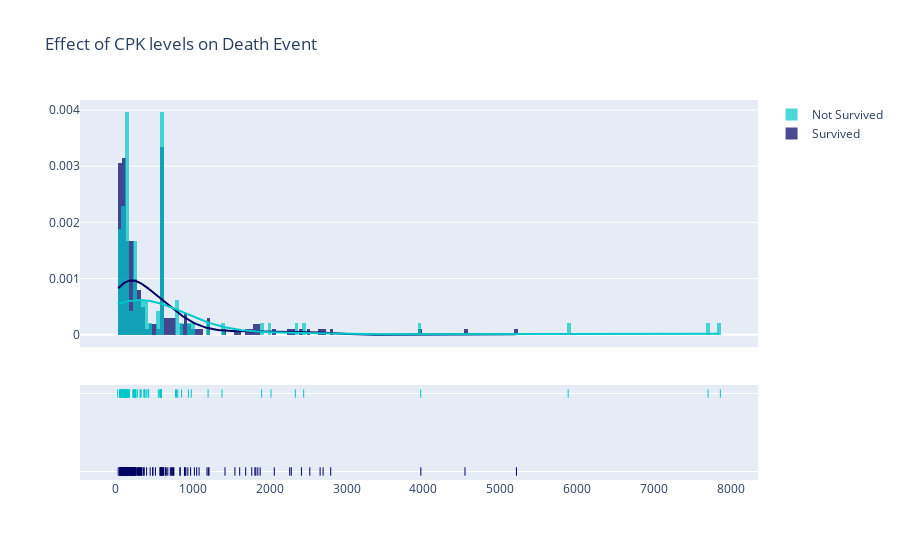

This figure's notebook cell:
### Code cell
cpk_survived = df[df["DEATH_EVENT"] == 0]["creatinine_phosphokinase"]
cpk_not_survived = df[df["DEATH_EVENT"] == 1]["creatinine_phosphokinase"]
hist_data = [cpk_survived, cpk_not_survived]
group_labels = ['Survived', 'Not Survived']

utils.constructDistPlot(hist_data = hist_data, 
                        group_labels = group_labels, 
                        title_text = "Effect of CPK levels on Death Event",
                        colors = ['rgb(0, 0, 100)', 'rgb(0, 200, 200)'])

### Figure 1 — Plotly figure (JSON) as saved in the notebook; plotly's stock layout.template omitted (floating-point values rounded to 4 significant figures; data arrays with more than 128 entries replaced by an {"elided": "..."} marker saying what was removed)
{"data": [{"autobinx": false, "histnorm": "probability density", "legendgroup": "Survived", "marker": {"color": "rgb(0, 0, 100)"}, "name": "Survived", "opacity": 0.7, "type": "histogram", "x": {"elided": "203 int values"}, "xaxis": "x", "xbins": {"end": 5209, "size": 50, "start": 30}, "yaxis": "y"}, {"autobinx": false, "histnorm": "probability density", "legendgroup": "Not Survived", "marker": {"color": "rgb(0, 200, 200)"}, "name": "Not Survived", "opacity": 0.7, "type": "histogram", "x": [582, 7861, 146, 111, 160, 47, 246, 315, 157, 123, 81, 231, 981, 168, 379, 149, 582, 125, 582, 128, 220, 582, 148, 112, 122, 60, 70, 582, 23, 249, 94, 582, 60, 855, 235, 582, 124, 571, 588, 582, 1380, 582, 553, 129, 577, 91, 3964, 69, 260, 371, 789, 364, 7702, 318, 582, 68, 250, 110, 161, 113, 5882, 582, 47, 76, 280, 154, 328, 129, 143, 582, 582, 168, 805, 943, 582, 233, 2334, 2442, 776, 66, 176, 395, 99, 145, 104, 582, 1896, 582, 418, 131, 427, 582, 166, 2017, 258, 1199], "xaxis": "x", "xbins": {"end": 7861, "size": 50, "start": 23}, "yaxis": "y"}, {"legendgroup": "Survived", "marker": {"color": "rgb(0, 0, 100)"}, "mode": "lines", "name": "Survived", "showlegend": false, "type": "scatter", "x": {"elided": "500 float values"}, "xaxis": "x", "y": {"elided": "500 float values"}, "yaxis": "y"}, {"legendgroup": "Not Survived", "marker": {"color": "rgb(0, 200, 200)"}, "mode": "lines", "name": "Not Survived", "showlegend": false, "type": "scatter", "x": {"elided": "500 float values"}, "xaxis": "x", "y": {"elided": "500 float values"}, "yaxis": "y"}, {"legendgroup": "Survived", "marker": {"color": "rgb(0, 0, 100)", "symbol": "line-ns-open"}, "mode": "markers", "name": "Survived", "showlegend": false, "type": "scatter", "x": {"elided": "203 int values"}, "xaxis": "x", "y": {"elided": "203 str values"}, "yaxis": "y2"}, {"legendgroup": "Not Survived", "marker": {"color": "rgb(0, 200, 200)", "symbol": "line-ns-open"}, "mode": "markers", "name": "Not Survived", "showlegend": false, "type": "scatter", "x": [582, 7861, 146, 111, 160, 47, 246, 315, 157, 123, 81, 231, 981, 168, 379, 149, 582, 125, 582, 128, 220, 582, 148, 112, 122, 60, 70, 582, 23, 249, 94, 582, 60, 855, 235, 582, 124, 571, 588, 582, 1380, 582, 553, 129, 577, 91, 3964, 69, 260, 371, 789, 364, 7702, 318, 582, 68, 250, 110, 161, 113, 5882, 582, 47, 76, 280, 154, 328, 129, 143, 582, 582, 168, 805, 943, 582, 233, 2334, 2442, 776, 66, 176, 395, 99, 145, 104, 582, 1896, 582, 418, 131, 427, 582, 166, 2017, 258, 1199], "xaxis": "x", "y": ["Not Survived", "Not Survived", "Not Survived", "Not Survived", "Not Survived", "Not Survived", "Not Survived", "Not Survived", "Not Survived", "Not Survived", "Not Survived", "Not Survived", "Not Survived", "Not Survived", "Not Survived", "Not Survived", "Not Survived", "Not Survived", "Not Survived", "Not Survived", "Not Survived", "Not Survived", "Not Survived", "Not Survived", "Not Survived", "Not Survived", "Not Survived", "Not Survived", "Not Survived", "Not Survived", "Not Survived", "Not Survived", "Not Survived", "Not Survived", "Not Survived", "Not Survived", "Not Survived", "Not Survived", "Not Survived", "Not Survived", "Not Survived", "Not Survived", "Not Survived", "Not Survived", "Not Survived", "Not Survived", "Not Survived", "Not Survived", "Not Survived", "Not Survived", "Not Survived", "Not Survived", "Not Survived", "Not Survived", "Not Survived", "Not Survived", "Not Survived", "Not Survived", "Not Survived", "Not Survived", "Not Survived", "Not Survived", "Not Survived", "Not Survived", "Not Survived", "Not Survived", "Not Survived", "Not Survived", "Not Survived", "Not Survived", "Not Survived", "Not Survived", "Not Survived", "Not Survived", "Not Survived", "Not Survived", "Not Survived", "Not Survived", "Not Survived", "Not Survived", "Not Survived", "Not Survived", "Not Survived", "Not Survived", "Not Survived", "Not Survived", "Not Survived", "Not Survived", "Not Survived", "Not Survived", "Not Survived", "Not Survived", "Not Survived", "Not Survived", "Not Survived", "Not Survived"], "yaxis": "y2"}], "layout": {"barmode": "overlay", "hovermode": "closest", "legend": {"traceorder": "reversed"}, "title": {"text": "Effect of CPK levels on Death Event"}, "xaxis": {"anchor": "y2", "domain": [0, 1], "zeroline": false}, "yaxis": {"anchor": "free", "domain": [0.35, 1], "position": 0}, "yaxis2": {"anchor": "x", "domain": [0, 0.25], "dtick": 1, "showticklabels": false}}}
